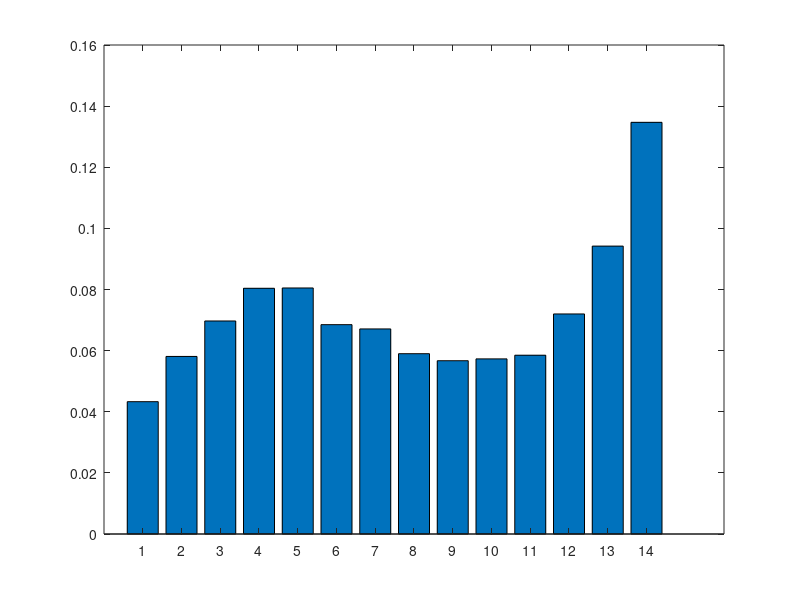

Write MATLAB code to recreate this figure.
% HW5 2.(b)
X = [1, 2, 3, 4, 5, 6, 7, 8, 9, 10, 11, 12, 13, 14];
sample = [1, 1, 1, 1, 2, 2, 2, 2, 2, 2, 3, 3, 3, 3, 3, 3, 3, 4, 4, 4, 4, 4, 4, 4, 4, 5, 5, 5, 5, 5, 5, 5, 5, 6, 6, 6, 6, 6, 6, 6, 7, 7, 7, 7, 7, 7, 7, 8, 8, 8, 8, 8, 8, 9, 9, 9, 9, 9, 9, 10, 10, 10, 10, 10, 10, 11, 11, 11, 11, 11, 11, 12, 12, 12, 12, 12, 12, 12, 13, 13, 13, 13, 13, 13, 13, 13, 13, 14, 14, 14, 14, 14, 14, 14, 14, 14, 14, 14, 14, 14];
result = zeros(1, 10000);
random_f_x = zeros(1, 14);
for i = 1:10000
    result(1, i) = sample(1, randi(100));
    if(result(1, i) == 1)
        random_f_x(1, 1) = random_f_x(1, 1) + 1;
    end
    if(result(1, i) == 2)
        random_f_x(1, 2) = random_f_x(1, 2) + 1;
    end
    if(result(1, i) == 3)
        random_f_x(1, 3) = random_f_x(1, 3) + 1;
    end
    if(result(1, i) == 4)
        random_f_x(1, 4) = random_f_x(1, 4) + 1;
    end
    if(result(1, i) == 5)
        random_f_x(1, 5) = random_f_x(1, 5) + 1;
    end
    if(result(1, i) == 6)
        random_f_x(1, 6) = random_f_x(1, 6) + 1;
    end
    if(result(1, i) == 7)
        random_f_x(1, 7) = random_f_x(1, 7) + 1;
    end
    if(result(1, i) == 8)
        random_f_x(1, 8) = random_f_x(1, 8) + 1;
    end
    if(result(1, i) == 9)
        random_f_x(1, 9) = random_f_x(1, 9) + 1;
    end
    if(result(1, i) == 10)
        random_f_x(1, 10) = random_f_x(1, 10) + 1;
    end
    if(result(1, i) == 11)
        random_f_x(1, 11) = random_f_x(1, 11) + 1;
    end
    if(result(1, i) == 12)
        random_f_x(1, 12) = random_f_x(1, 12) + 1;
    end
    if(result(1, i) == 13)
        random_f_x(1, 13) = random_f_x(1, 13) + 1;
    end
    if(result(1, i) == 14)
        random_f_x(1, 14) = random_f_x(1, 14) + 1;
    end
end
for i = 1:14
    random_f_x(1, i) = random_f_x(1, i) / 10000;
end
figure('name','Histogram(Generate in Random)','NumberTitle','off'); 
bar(X, random_f_x);
